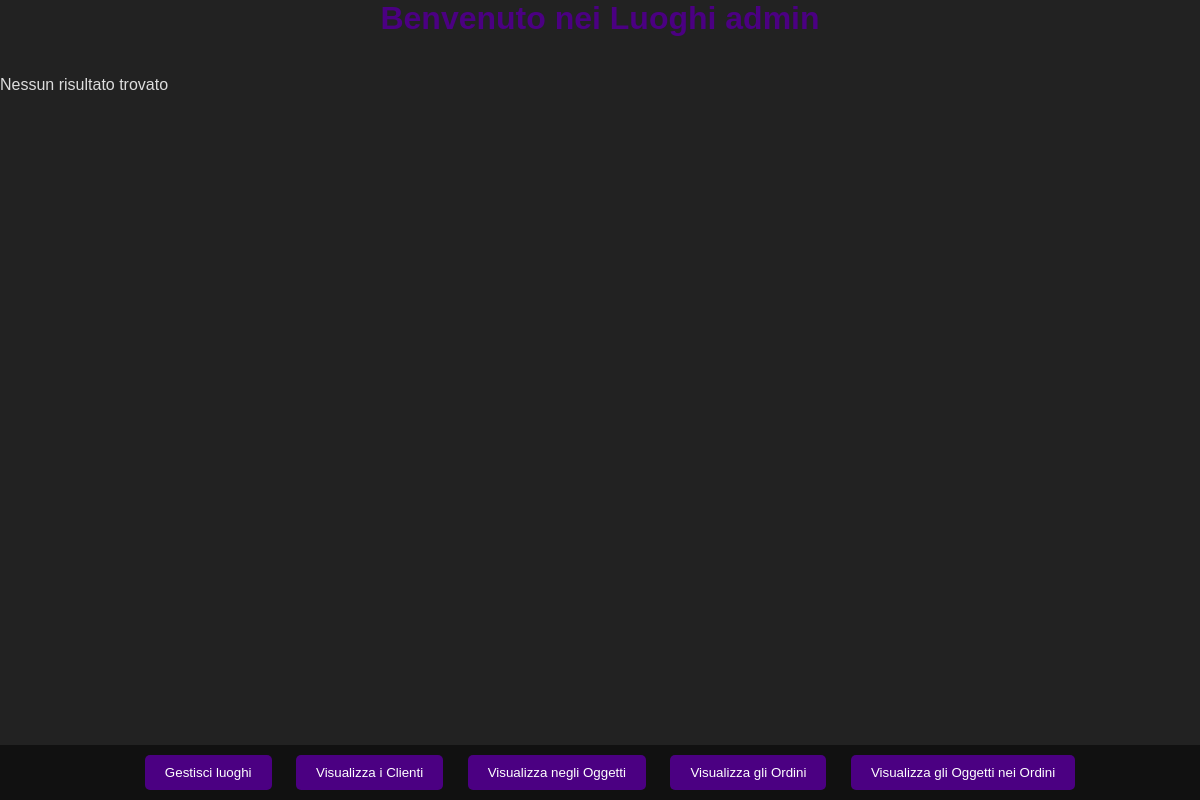
Before: /luoghi.php (signed in) with the older database file.
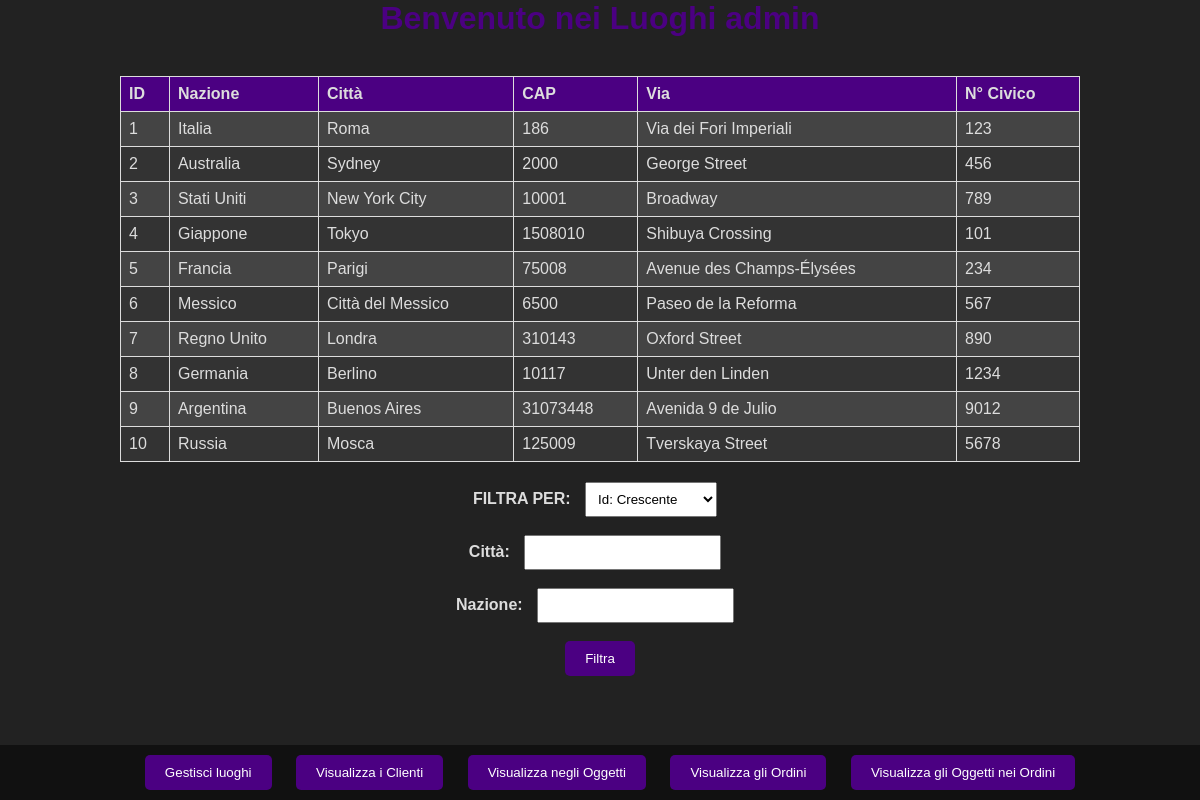
After: the same page with the newer database file.
### tables this page shows
CREATE TABLE `luoghi_consegna` (
  `id` int(11) NOT NULL,
  `citta` varchar(30) NOT NULL,
  `nazione` varchar(30) NOT NULL,
  `cap` int(11) NOT NULL,
  `via` varchar(50) NOT NULL,
  `num_civico` int(11) NOT NULL
);

### luoghi.php (the view, shortened to what this page needs)
<?php
require "credenziali.php";
if (isset($_SESSION["UTENTE"])) {
    echo "<html>
        <head>
        <style>
        body {
            font-family: Arial, sans-serif;
            margin: 0;
            padding: 0;
            margin-bottom: 70px;
            background-color: #222;
            color: #ddd;
        }
        h1 {
            text-align: center;
            color: #4B0082; /* Indaco */
        }
        table {
            width: 80%;
            margin: auto;
            border-collapse: collapse;
            background-color: #333;
        }
        th, td {
            border: 1px solid #ddd;
            padding: 8px;
            text-align: left;
            color: #ddd;
        }
        th {
            background-color: #4B0082; /* Indaco */
            color: #ddd;
        }
        tr:nth-child(even) {
            background-color: #444;
        }
        footer {
            background-color: #111;
            color: #ddd;
            padding: 10px;
            text-align: center;
            position: fixed;
            bottom: 0;
            width: 100%;
        }
        button {
            padding: 10px 20px;
            margin: 0 10px;
            background-color: #4B0082; /* Indaco */
            color: white;
            border: none;
            border-radius: 5px;
            cursor: pointer;
        }
        button:hover {
            background-color: #6A5ACD; /* Lavanda scuro */
        }
        form {
            margin-top: 20px;
            text-align: center;
        }
        label {
            font-weight: bold;
            margin-right: 10px;
            color: #ddd;
        }
        select, input {
            padding: 8px;
            margin-right: 10px;
        }
    </style>
        </head>
        <body>";
    echo "<h1>Benvenuto nei Luoghi " . $_SESSION["UTENTE"]. "</h1>";
    echo "<footer>
        <button onclick='redirectToPage(\"aggiungi_luogo.php\")'>Gestisci luoghi</button>
        <button onclick='redirectToPage(\"protetta.php\")'>Visualizza i Clienti</button>
        <button onclick='redirectToPage(\"oggetti.php\")'>Visualizza negli Oggetti</button>
        <button onclick='redirectToPage(\"ordini.php\")'>Visualizza gli Ordini</button>
        <button onclick='redirectToPage(\"oggetti_ordini.php\")'>Visualizza gli Oggetti nei Ordini</button>
      </footer><br>";
    try {
        $conn = new PDO("mysql:host=$servername;dbname=$dbname", $username, $password);
        $conn->setAttribute(PDO::ATTR_ERRMODE, PDO::ERRMODE_EXCEPTION);
        $sql = 'SELECT * FROM luoghi_consegna';
        $params = [];
        $statement = $conn->prepare($sql);
        $statement->execute($params);
        if ($statement->rowCount() > 0) {
            echo "<table>
                    <tr>
                        <th>ID</th>
                        <th>Nazione</th>
                        <th>Città</th>
                        <th>CAP</th>
                        <th>Via</th>
                        <th>N° Civico</th>
                    </tr>";
            while ($row = $statement->fetch(PDO::FETCH_ASSOC)) {
                $id = $row['id'] ?? '-';
                $nazione = $row['nazione'] ?? '-';
                $citta = $row['citta'] ?? '-';
                $cap = $row['cap'] ?? '-';
                $via = $row['via'] ?? '-';
                $num_civico = $row['num_civico'] ?? '-';
                echo "<tr>
                        <td>{$id}</td>
                        <td>{$nazione}</td>
                        <td>{$citta}</td>
                        <td>{$cap}</td>
                        <td>{$via}</td>
                        <td>{$num_civico}</td>
                    </tr> ";
            }
            echo "</table>";
            echo "<form method='POST'>
                    <label for='my_html_select_box'>FILTRA PER:</label>
                    <select name='my_html_select_box'>
                        <option>Id: Crescente</option>
                        <option>Id: Decrescente</option>
                    </select><br><br>
                    <label for='citta'>Città:</label>
                    <input type='text' name='citta'><br><br>
                    <label for='nazione'>Nazione:</label>
                    <input type='text' name='nazione'><br><br>
                    <button type='submit'>Filtra</button>
                </form>";
        } else {
            echo "Nessun risultato trovato";
        }
    } catch (PDOException $e) {
        echo "Connection failed: " . $e->getMessage();
    } finally {
        $conn = null;
    }
    echo "</body>
        </html>";
} else {
    echo "Accesso non consentito";
}
?>

### luoghi.php (style rules this page uses)
body { font-family: Arial, sans-serif; margin: 0; padding: 0; margin-bottom: 70px; background-color: #222; color: #ddd; }
h1 { text-align: center; color: #4B0082; }
table { width: 80%; margin: auto; border-collapse: collapse; background-color: #333; }
th, td { border: 1px solid #ddd; padding: 8px; text-align: left; color: #ddd; }
th { background-color: #4B0082; color: #ddd; }
tr:nth-child(even) { background-color: #444; }
footer { background-color: #111; color: #ddd; padding: 10px; text-align: center; position: fixed; bottom: 0; width: 100%; }
button { padding: 10px 20px; margin: 0 10px; background-color: #4B0082; color: white; border: none; border-radius: 5px; cursor: pointer; }
form { margin-top: 20px; text-align: center; }
label { font-weight: bold; margin-right: 10px; color: #ddd; }
select, input { padding: 8px; margin-right: 10px; }

Changed rows visible on the page:
added luoghi_consegna: id "1", nazione "Italia", citta "Roma", cap "186", via "Via dei Fori Imperiali", num_civico "123"
added luoghi_consegna: id "2", nazione "Australia", citta "Sydney", cap "2000", via "George Street", num_civico "456"
added luoghi_consegna: id "3", nazione "Stati Uniti", citta "New York City", cap "10001", via "Broadway", num_civico "789"
added luoghi_consegna: id "4", nazione "Giappone", citta "Tokyo", cap "1508010", via "Shibuya Crossing", num_civico "101"
added luoghi_consegna: id "5", nazione "Francia", citta "Parigi", cap "75008", via "Avenue des Champs-Élysées", num_civico "234"
added luoghi_consegna: id "6", nazione "Messico", citta "Città del Messico", cap "6500", via "Paseo de la Reforma", num_civico "567"
added luoghi_consegna: id "7", nazione "Regno Unito", citta "Londra", cap "310143", via "Oxford Street", num_civico "890"
added luoghi_consegna: id "8", nazione "Germania", citta "Berlino", cap "10117", via "Unter den Linden", num_civico "1234"
added luoghi_consegna: id "9", nazione "Argentina", citta "Buenos Aires", cap "31073448", via "Avenida 9 de Julio", num_civico "9012"
added luoghi_consegna: id "10", nazione "Russia", citta "Mosca", cap "125009", via "Tverskaya Street", num_civico "5678"
Other visible differences:
form field my_html_select_box: (not shown) → "Id: Crescente"
text no longer shown: "Nessun risultato trovato"
text now shown: "ID Nazione Città CAP Via N° Civico FILTRA PER: Città: Nazione: Filtra"
